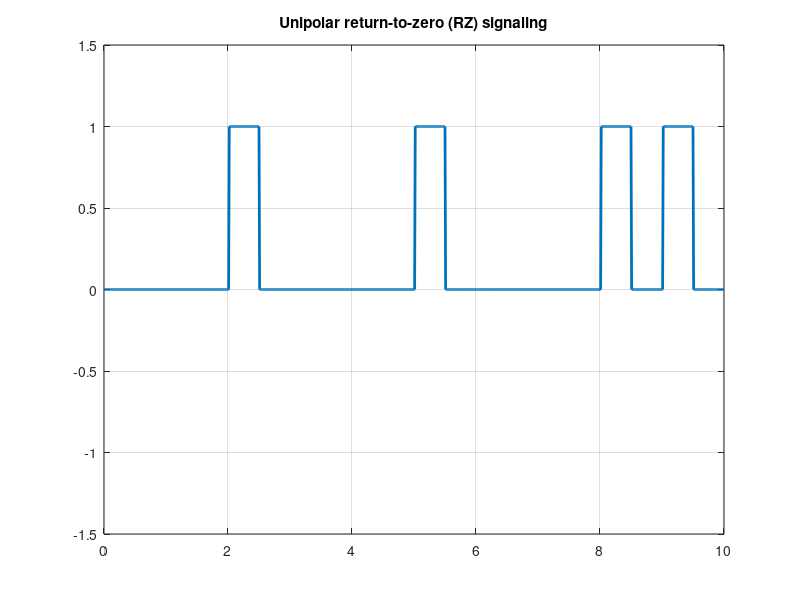

MATLAB code for this plot:
%RZ Unipolar line coding
clc;
clear all;
close all;
N=10;
n=randi([0,1],1,N)
%RZ Pulse Shaping
i=1;
a=0; 
b=0.5;
t=0:0.01:length(n);
for j=1:length(t)
 if t(j)>=a && t(j)<=b
 y(j)=n(i); 
 elseif t(j)>b && t(j)<=i
 y(j)=0; 
 else
 i=i+1; 
 a=a+1;
 b=b+1;
 end
end
plot(t,y,'lineWidth', 2); %Linewidth 2 for clear visualization
axis([0,N,-1.5,1.5]); %Axis set-up
grid on;
title('Unipolar return-to-zero (RZ) signaling');